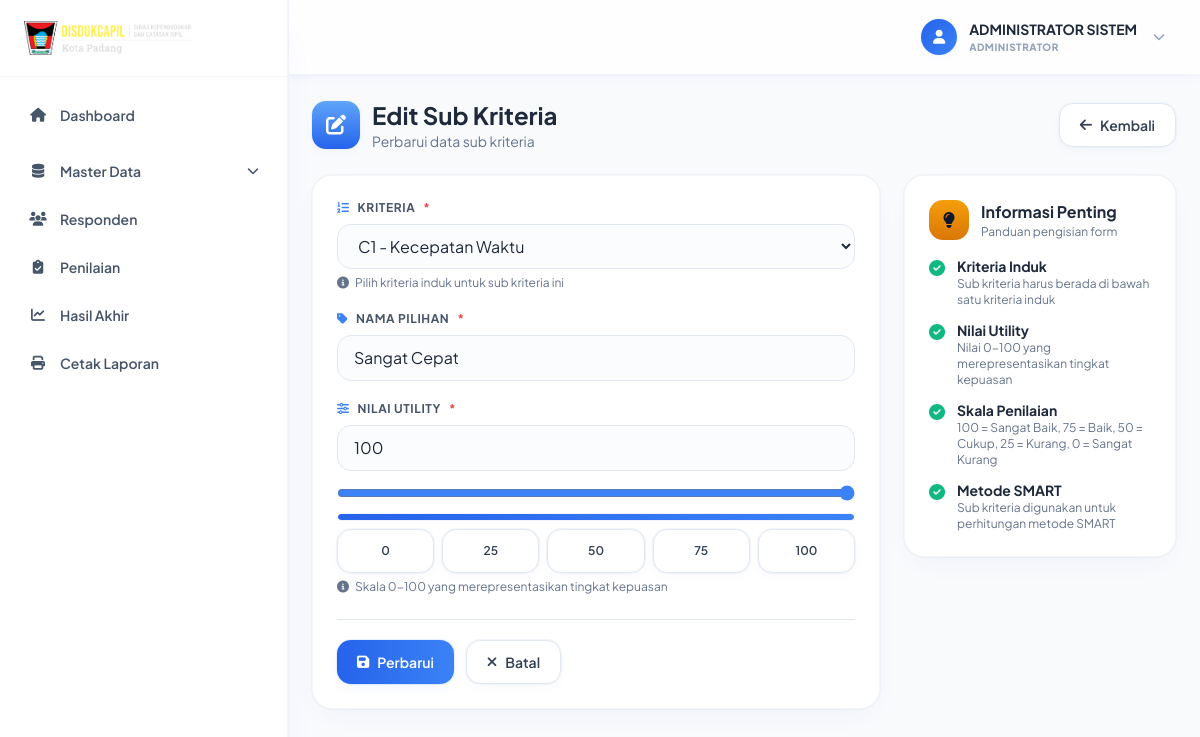
Screenshot of /index.php?controller=subKriteria&action=edit&id=1 (signed in) with the database file from the repository.
### tables this page shows
CREATE TABLE `sub_kriteria` (
  `id_sub` int NOT NULL,
  `id_kriteria` int NOT NULL,
  `nama_pilihan` varchar(50) NOT NULL,
  `nilai_utility` float NOT NULL
);

CREATE TABLE `kriteria` (
  `id_kriteria` int NOT NULL,
  `kode_kriteria` varchar(10) NOT NULL,
  `nama_kriteria` varchar(100) NOT NULL,
  `pertanyaan` text NOT NULL,
  `bobot` int NOT NULL,
  `jenis` enum('benefit','cost') DEFAULT 'benefit',
  `created_at` timestamp NULL DEFAULT CURRENT_TIMESTAMP
);

### controllers/SubKriteriaController.php (called while the page is built, shortened)
<?php
require_once 'models/SubKriteriaModel.php';
class SubKriteriaController
{
    private $subKriteriaModel;
    public function __construct($connection)
    {
        $this->subKriteriaModel = new SubKriteriaModel($connection);
    }
    public function edit()
    {
        $id_sub = isset($_GET['id']) ? intval($_GET['id']) : 0;
        $subKriteria = $this->subKriteriaModel->getById($id_sub);
        $data = [
            'title' => 'Edit Sub Kriteria - DISDUKCAPIL Kota Padang',
            'page_title' => 'Edit Sub Kriteria',
            'form_action' => 'index.php?controller=subKriteria&action=update',
            'form_type' => 'edit',
            'sub_kriteria' => $subKriteria,
            'kriterias' => $this->subKriteriaModel->getAllKriteria(),
            'user' => [
                'nama_lengkap' => $_SESSION['nama_lengkap'] ?? 'Admin',
                'username' => $_SESSION['username'] ?? '',
                'role' => $_SESSION['role'] ?? 'admin'
            ]
        ];
        require_once 'views/sub-kriteria/form.php';
    }
}
?>

### models/SubKriteriaModel.php (called while the page is built, shortened)
<?php
require_once 'KriteriaModel.php';
class SubKriteriaModel
{
    private $conn;
    private $table = 'sub_kriteria';
    private $kriteriaModel;
    public function __construct($connection)
    {
        $this->conn = $connection;
        $this->kriteriaModel = new KriteriaModel($connection);
    }
    public function getById($id_sub)
    {
        try {
            $query = "SELECT sk.*, k.nama_kriteria, k.kode_kriteria
                     FROM " . $this->table . " sk
                     JOIN kriteria k ON sk.id_kriteria = k.id_kriteria
                     WHERE sk.id_sub = :id_sub
                     LIMIT 1";
            $stmt = $this->conn->prepare($query);
            $stmt->bindParam(':id_sub', $id_sub);
            $stmt->execute();
            return $stmt->fetch(PDO::FETCH_ASSOC);
        } catch (PDOException $e) {
            error_log("Get sub kriteria by ID error: " . $e->getMessage());
            return false;
        }
    }
    public function getAllKriteria()
    {
        return $this->kriteriaModel->getAll();
    }
}
?>

### models/KriteriaModel.php (called while the page is built, shortened)
<?php
class KriteriaModel
{
    private $conn;
    private $table = 'kriteria';
    public function __construct($connection)
    {
        $this->conn = $connection;
    }
    public function getAll()
    {
        try {
            $query = "SELECT * FROM " . $this->table . " ORDER BY kode_kriteria ASC";
            $stmt = $this->conn->prepare($query);
            $stmt->execute();
            return $stmt->fetchAll(PDO::FETCH_ASSOC);
        } catch (PDOException $e) {
            error_log("Get all kriteria error: " . $e->getMessage());
            return false;
        }
    }
}
?>

### views/sub-kriteria/form.php (the view, shortened to what this page needs)
<?php include('template/layout_admin_head.php'); ?>
<?php include('template/layout_admin_chrome.php'); ?>
<div class="flex items-center justify-between flex-wrap gap-4 mb-6">
  <div class="flex items-center gap-3">
    <div class="flex h-12 w-12 items-center justify-center rounded-gov bg-gradient-to-b from-gov-blue-600 to-gov-blue-800 text-white text-xl shadow-soft-raised-sm">
      <i class="fas fa-<?= $data['form_type'] == 'create' ? 'plus-circle' : 'edit' ?>"></i>
    </div>
    <div>
      <h1 class="text-2xl font-bold text-slate-800"><?= $data['form_type'] == 'create' ? 'Tambah Sub Kriteria Baru' : 'Edit Sub Kriteria' ?></h1>
      <p class="text-slate-500 text-sm"><?= $data['form_type'] == 'create' ? 'Isi form untuk menambahkan sub kriteria baru' : 'Perbarui data sub kriteria' ?></p>
    </div>
  </div>
  <a href="index.php?controller=subKriteria&action=index" class="btn-gov-secondary"><i class="fas fa-arrow-left"></i> Kembali</a>
</div>
<div class="grid grid-cols-1 lg:grid-cols-3 gap-6">
  <div class="lg:col-span-2 card-gov">
    <form method="POST" action="<?= $data['form_action'] ?>" id="subKriteriaForm" data-loading-label="Menyimpan...">
      <div class="mb-5">
        <label class="label-gov"><i class="fas fa-list-ol text-gov-blue-700"></i> Kriteria <span class="text-gov-maroon-700">*</span></label>
        <select class="input-gov" id="id_kriteria" name="id_kriteria" required>
          <?php foreach ($data['kriterias'] as $kriteria): ?>
            <option value="<?= $kriteria['id_kriteria'] ?>" <?= $data['form_type'] == 'edit' && $data['sub_kriteria']['id_kriteria'] == $kriteria['id_kriteria'] ? 'selected' : '' ?>>
              <?= htmlspecialchars($kriteria['kode_kriteria'] . ' - ' . $kriteria['nama_kriteria']) ?>
            </option>
          <?php endforeach; ?>
        </select>
        <p class="help-gov"><i class="fas fa-info-circle"></i> Pilih kriteria induk untuk sub kriteria ini</p>
      </div>
      <div class="mb-5">
        <label class="label-gov"><i class="fas fa-tag text-gov-blue-700"></i> Nama Pilihan <span class="text-gov-maroon-700">*</span></label>
        <input type="text" class="input-gov" id="nama_pilihan" name="nama_pilihan"
               value="<?= $data['form_type'] == 'edit' ? htmlspecialchars($data['sub_kriteria']['nama_pilihan']) : '' ?>"
               placeholder="Contoh: Sangat Puas, Puas, Cukup" required maxlength="50">
      </div>
      <div class="mb-6">
        <label class="label-gov"><i class="fas fa-sliders-h text-gov-blue-700"></i> Nilai Utility <span class="text-gov-maroon-700">*</span></label>
        <input type="number" class="input-gov mb-3" id="nilai_utility" name="nilai_utility"
               value="<?= $data['form_type'] == 'edit' ? htmlspecialchars($data['sub_kriteria']['nilai_utility']) : '' ?>"
               placeholder="0-100" required min="0" max="100" step="0.1">
        <input type="range" id="utility_slider" min="0" max="100" step="0.1"
               value="<?= $data['form_type'] == 'edit' ? htmlspecialchars($data['sub_kriteria']['nilai_utility']) : '50' ?>"
               class="w-full accent-gov-blue-700 mb-3">
        <div class="bar-gov-track mb-2"><div id="utility_visual_fill" class="bar-gov-fill" style="width: 50%"></div></div>
        <div class="grid grid-cols-5 gap-2">
          <?php foreach ([0, 25, 50, 75, 100] as $qv): ?>
            <button type="button" class="btn-quick-value btn-gov-secondary !flex-col !py-2 !text-xs" data-value="<?= $qv ?>"><?= $qv ?></button>
          <?php endforeach; ?>
        </div>
        <p class="help-gov"><i class="fas fa-info-circle"></i> Skala 0-100 yang merepresentasikan tingkat kepuasan</p>
      </div>
      <div class="flex flex-col sm:flex-row gap-3 pt-5 border-t border-slate-200">
        <button type="submit" class="btn-gov-primary"><i class="fas fa-save"></i> <?= $data['form_type'] == 'create' ? 'Simpan' : 'Perbarui' ?></button>
        <a href="index.php?controller=subKriteria&action=index" class="btn-gov-secondary"><i class="fas fa-times"></i> Batal</a>
      </div>
    </form>
  </div>
  <div class="card-gov h-fit">
    <div class="flex items-center gap-3 mb-4">
      <div class="flex h-10 w-10 items-center justify-center rounded-gov bg-gradient-to-b from-gov-gold-400 to-gov-gold-600 text-gov-blue-950"><i class="fas fa-lightbulb"></i></div>
      <div><h4 class="font-bold text-slate-800">Informasi Penting</h4><p class="text-xs text-slate-500">Panduan pengisian form</p></div>
    </div>
    <div class="space-y-3">
      <div class="flex gap-3 items-start"><i class="fas fa-check-circle text-gov-green-700 mt-1"></i><div><strong class="text-sm text-slate-800 block">Kriteria Induk</strong><p class="text-xs text-slate-500">Sub kriteria harus berada di bawah satu kriteria induk</p></div></div>
      <div class="flex gap-3 items-start"><i class="fas fa-check-circle text-gov-green-700 mt-1"></i><div><strong class="text-sm text-slate-800 block">Nilai Utility</strong><p class="text-xs text-slate-500">Nilai 0-100 yang merepresentasikan tingkat kepuasan</p></div></div>
      <div class="flex gap-3 items-start"><i class="fas fa-check-circle text-gov-green-700 mt-1"></i><div><strong class="text-sm text-slate-800 block">Skala Penilaian</strong><p class="text-xs text-slate-500">100 = Sangat Baik, 75 = Baik, 50 = Cukup, 25 = Kurang, 0 = Sangat Kurang</p></div></div>
      <div class="flex gap-3 items-start"><i class="fas fa-check-circle text-gov-green-700 mt-1"></i><div><strong class="text-sm text-slate-800 block">Metode SMART</strong><p class="text-xs text-slate-500">Sub kriteria digunakan untuk perhitungan metode SMART</p></div></div>
    </div>
  </div>
</div>
<?php include('template/layout_admin_foot.php'); ?>

### rows the page displays
sub_kriteria: id_kriteria "C1 - Kecepatan Waktu", nama_pilihan "Sangat Cepat", nilai_utility "100"

### other values shown
$nama "ADMINISTRATOR SISTEM"
$roleDisplay "ADMINISTRATOR"
$qv "0"
$qv "25"
$qv "50"
$qv "75"
$qv "100"
